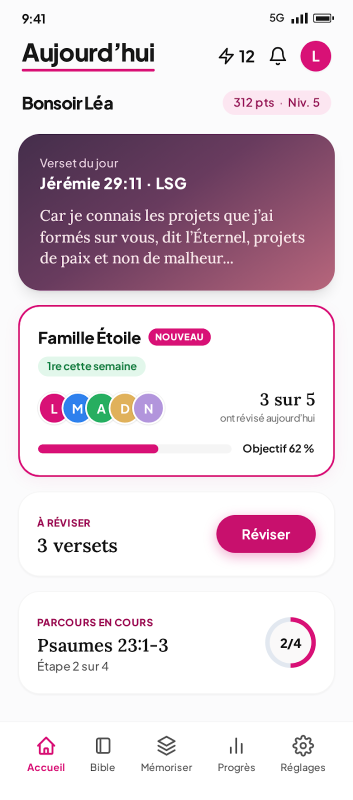
#> input picture stitch_monochrome_pink_ui_kit/c1_modifi_accueil/screen.png, 706 x 1600 px (shown at 1/2 size)
$ python theme-metrics.py ../../stitch_monochrome_pink_ui_kit/c1_modifi_accueil/screen.png
#> lines starting #> are read from the running program, lines starting #| are printed output that depends on the picture
#!/usr/bin/env python3
"""Mesures de tonalité et de netteté, normalisées pour être comparables.

Pourquoi ce script
------------------
« Le rendu n'est pas à la hauteur » n'est pas une mesure, et « c'est mieux »
non plus. Pour calibrer un traitement il faut des **cibles numériques**
extraites de l'image de référence, puis un contrôle qui dit, image par image,
sur quel axe on est en dessous.

Toutes les mesures sont normalisées pour être comparables entre une vignette
de sélecteur (120 px de large) et un fond plein écran (1248 px) :

  - les images sont ramenées à une largeur de travail fixe avant analyse ;
  - la netteté est un **rapport** (variance du laplacien / variance de
    l'image), donc sans unité et insensible au contraste global ;
  - la colorimétrie utilise le facteur de Hasler & Süsstrunk, conçu pour
    classer des images sans dépendre de leur taille.

Usage
-----
  python3 scripts/themes/theme-metrics.py <image>...
  python3 scripts/themes/theme-metrics.py --compare targets.json <image>...
  python3 scripts/themes/theme-metrics.py --profile <image>...   # cibles
"""
from __future__ import annotations

import json
import sys
from pathlib import Path

import numpy as np
from PIL import Image

WORK_WIDTH = 240  # largeur d'analyse : proche de la vignette réelle du sélecteur


def load(path: str) -> np.ndarray:
    """Charge en RGB flottant 0..1, ramené à WORK_WIDTH de large."""
    img = Image.open(path).convert("RGB")
    w, h = img.size
    if w != WORK_WIDTH:
        img = img.resize((WORK_WIDTH, max(1, round(h * WORK_WIDTH / w))), Image.LANCZOS)
    return np.asarray(img, dtype=np.float64) / 255.0


def luma(rgb: np.ndarray) -> np.ndarray:
    return rgb[..., 0] * 0.2126 + rgb[..., 1] * 0.7152 + rgb[..., 2] * 0.0722


def laplacian(gray: np.ndarray) -> np.ndarray:
    """Laplacien 4-voisins, sans dépendance externe."""
    g = gray
    out = np.zeros_like(g)
    out[1:-1, 1:-1] = (
        4 * g[1:-1, 1:-1]
        - g[:-2, 1:-1] - g[2:, 1:-1]
        - g[1:-1, :-2] - g[1:-1, 2:]
    )
    return out


def colorfulness(rgb: np.ndarray) -> float:
    """Hasler & Süsstrunk (2003) : métrique de vivacité sans unité."""
    r, g, b = rgb[..., 0], rgb[..., 1], rgb[..., 2]
    rg = r - g
    yb = 0.5 * (r + g) - b
    return float(
        np.sqrt(rg.std() ** 2 + yb.std() ** 2)
        + 0.3 * np.sqrt(rg.mean() ** 2 + yb.mean() ** 2)
    )


def metrics(path: str) -> dict:
    rgb = load(path)
#> in load, img is the input picture: PIL image 706x1600 RGB; mean R, G, B 223, 208.3, 217.2
    y = luma(rgb)
#> in luma, `return rgb[..., 0] * 0.2126 + rgb[..., 1] * 0.7152 + rgb[..., 2] * 0.0..`:
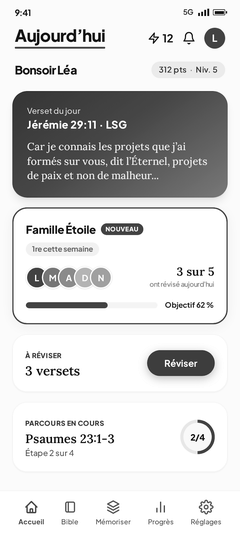
#> returned value: shape (544, 240) float64; min 0, max 1, mean 0.83
    p1, p5, p50, p95, p99 = (float(np.percentile(y, q)) for q in (1, 5, 50, 95, 99))
    lap = laplacian(y)
    sharpness = float(lap.var() / (y.var() + 1e-6))
    # Répartition des tons : part de pixels très sombres / très clairs.
    deep = float((y < 0.06).mean())
    bright = float((y > 0.94).mean())
    # Moyenne par bande : sert à vérifier qu'il reste une zone calme pour le texte.
    h = y.shape[0]
    top = float(y[: h // 3].mean())
    bottom = float(y[-h // 3 :].mean())
    maxc = rgb.max(axis=2)
    minc = rgb.min(axis=2)
    sat = np.where(maxc > 1e-6, (maxc - minc) / np.maximum(maxc, 1e-6), 0)
    return {
        "mean": float(y.mean()),
        "std": float(y.std()),
        "p1": p1,
        "p5": p5,
        "p50": p50,
        "p95": p95,
        "p99": p99,
        "range": p99 - p1,
        "contrast_mid": p95 - p5,
        "sharpness": sharpness,
        "colorfulness": colorfulness(rgb),
        "saturation": float(sat.mean()),
        "warmth": float(rgb[..., 0].mean() - rgb[..., 2].mean()),
        "deep_blacks": deep,
        "highlights": bright,
        "top_mean": top,
        "bottom_mean": bottom,
        "text_zone": top - bottom,
    }


def profile(paths: list[str]) -> dict:
    """Médiane des mesures : robuste aux scènes atypiques (nuit, neige)."""
    rows = [metrics(p) for p in paths]
    keys = rows[0].keys()
    return {k: float(np.median([r[k] for r in rows])) for k in keys}


def table(m: dict, ref: dict | None = None) -> str:
    lines = []
    for k, v in m.items():
        if ref is None:
            lines.append(f"  {k:14s} {v:8.4f}")
        else:
            delta = v - ref[k]
            flag = ""
            if k in ("std", "sharpness", "colorfulness", "range", "contrast_mid"):
                flag = "  <<" if delta < -0.15 * ref[k] else ""
            elif k in ("deep_blacks",):
                flag = "  <<" if delta < -0.02 else ""
            lines.append(f"  {k:14s} {v:8.4f}   ref {ref[k]:8.4f}   {delta:+8.4f}{flag}")
    return "\n".join(lines)


def main(argv: list[str]) -> int:
    if not argv:
        print(__doc__)
        return 2
    if argv[0] == "--profile":
        prof = profile(argv[1:])
        print(json.dumps(prof, indent=2))
        return 0
    if argv[0] == "--compare":
        ref = json.loads(Path(argv[1]).read_text())
        for p in argv[2:]:
            print(f"\n{p}")
            print(table(metrics(p), ref))
        return 0
    for p in argv:
        print(f"\n{p}")
        print(table(metrics(p)))
#> in metrics, `p1, p5, p50, p95, p99 = (float(np.percentile(y, q)) for q in (1, 5, 50..`: p1 = 0.2; p5 = 0.251; p50 = 0.985; p95 = 1
#> in laplacian, `out[1:-1, 1:-1] = ( 4 * g[1:-1, 1:-1] - g[:-2, 1:-1] - g[2:, 1:-1] - g..`:
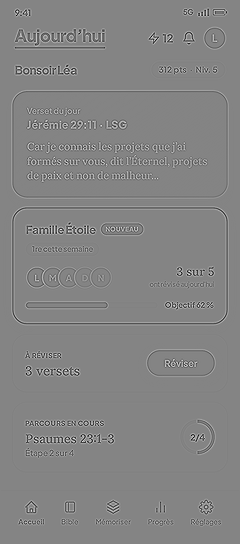
#> out: shape (544, 240) float64; min -2.75, max 2.56, mean 4e-17; drawn with min black and max white
#> in metrics, `sharpness = float(lap.var() / (y.var() + 1e-6))`: sharpness = 0.999
#> in metrics, `deep = float((y < 0.06).mean())`: deep = 0.0037
#> in metrics, `bright = float((y > 0.94).mean())`: bright = 0.716
#> in metrics, `top = float(y[: h // 3].mean())`: top = 0.667
#> in metrics, `bottom = float(y[-h // 3 :].mean())`: bottom = 0.954
#> in metrics, `maxc = rgb.max(axis=2)`:
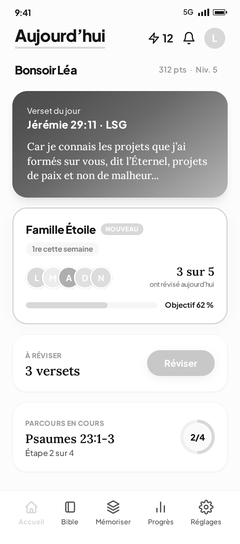
#> maxc: shape (544, 240) float64; min 0, max 1, mean 0.879
#> in metrics, `sat = np.where(maxc > 1e-6, (maxc - minc) / np.maximum(maxc, 1e-6), 0)`:
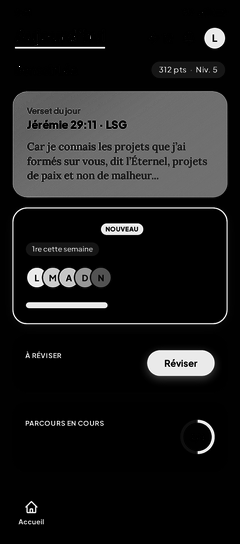
#> sat: shape (544, 240) float64; min 0, max 1, mean 0.11
#> in colorfulness, `r, g, b = rgb[..., 0], rgb[..., 1], rgb[..., 2]`:
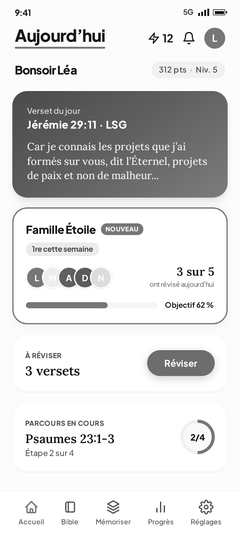
#> b: shape (544, 240) float64; min 0, max 1, mean 0.851
#> in colorfulness, `rg = r - g`:
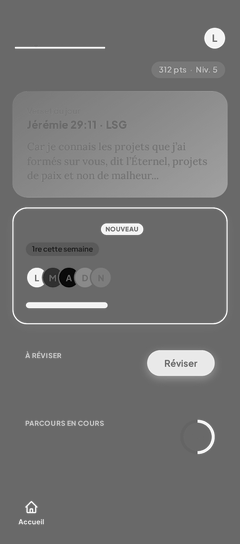
#> rg: shape (544, 240) float64; min -0.588, max 0.839, mean 0.0582; drawn with min black and max white
#> in colorfulness, `yb = 0.5 * (r + g) - b`:
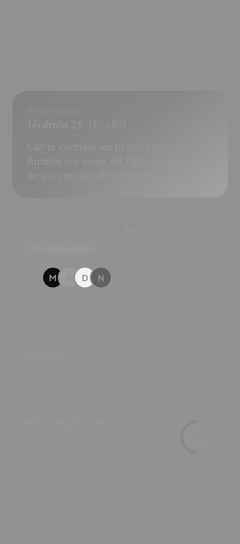
#> yb: shape (544, 240) float64; min -0.647, max 0.476, mean -0.0061; drawn with min black and max white
#> in table, `lines = []`: lines = []
#> the loop in table, `for k, v in m.items():` made 18 passes
#> (k, v) on passes 1 to 12: ('mean', 0.83), ('std', 0.282), ('p1', 0.2), ('p5', 0.251), ('p50', 0.985), ('p95', 1), ('p99', 1), ('range', 0.8), ('contrast_mid', 0.749), ('sharpness', 0.999), ('colorfulness', 0.168), ('saturation', 0.11)
#> after the loop in table, `for k, v in m.items():`: lines = 18 items, first 6: '  mean             0.8303', '  std              0.2818', '  p1               0.2004', '  p5               0.2511', '  p50              0.9846', '  p95              1.0000'
    return 0


if __name__ == "__main__":
    raise SystemExit(main(sys.argv[1:]))
#> (the program exits here)
